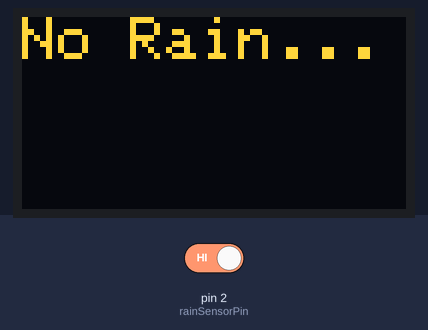
Bench run of a sketch on a simulated Arduino Uno, built with avr-gcc and run on an emulated ATmega328P. Parts: 128×64 one-colour display. The inputs (shaded band) are chosen by the test bench; at power-on: pin 2 (rainSensorPin) HIGH. The OLED is the two-colour kind (top 16 rows yellow); what the sketch prints to the serial monitor is not drawn.

Above: at 3.2 s.
3.3 s: pin 2 (rainSensorPin) driven LOW
At 5.2 s:
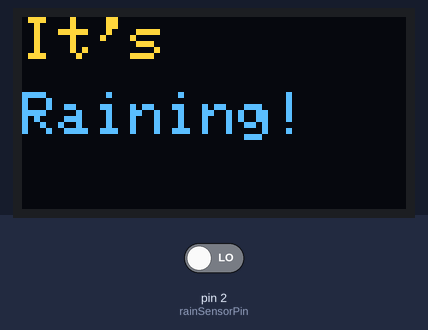
5.6 s: pin 2 (rainSensorPin) driven HIGH
At 7.6 s:
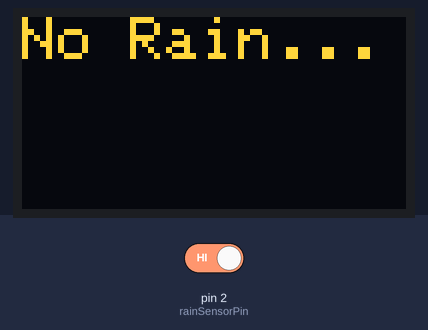
Timing chart, 0 to 9.1 s (numbered marks = the images above; inputs shaded):
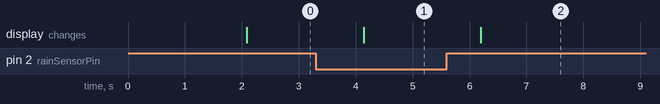

The sketch:

CA_Project.ino
```cpp
#include <Wire.h> //for I2C
#include <Adafruit_GFX.h> //for text display
#include <Adafruit_SSD1306.h> //for OLED

#define SCREEN_WIDTH 128
#define SCREEN_HEIGHT 64

#define OLED_RESET -1

Adafruit_SSD1306 display(SCREEN_WIDTH, SCREEN_HEIGHT, &Wire, OLED_RESET);

const int rainSensorPin = 2;  // Digital pin for rain sensor

void setup() {
  pinMode(rainSensorPin, INPUT);
  Serial.begin(9600);

  // Initialize OLED
  if (!display.begin(SSD1306_SWITCHCAPVCC, 0x3C)) {
    Serial.println(F("SSD1306 allocation failed"));
    while (true);
  }

  display.clearDisplay();
  display.setTextSize(2);
  display.setTextColor(SSD1306_WHITE);
  display.setCursor(0, 0);
  display.println("Rain Sensor Ready");
  display.display();
  delay(2000);
}

void loop() {
  int rainState = digitalRead(rainSensorPin);

  display.clearDisplay();

  if (rainState == LOW) {  // LOW usually means rain is detected
    display.setCursor(0, 0);
    display.setTextSize(2);
    display.println("It's");
    display.setCursor(0, 25);
    display.println("Raining!");
    Serial.println("Rain Detected!");
  } else {
    display.setCursor(0, 0);
    display.setTextSize(2);
    display.println("No Rain...");
    Serial.println("No Rain");
  }

  display.display();
  delay(1000);
}
```

Measured:
- after the input at 3.3 s, the display: changes after 0.84 s (image 1)
- after the input at 5.6 s, the display: changes after 0.60 s (image 2)
